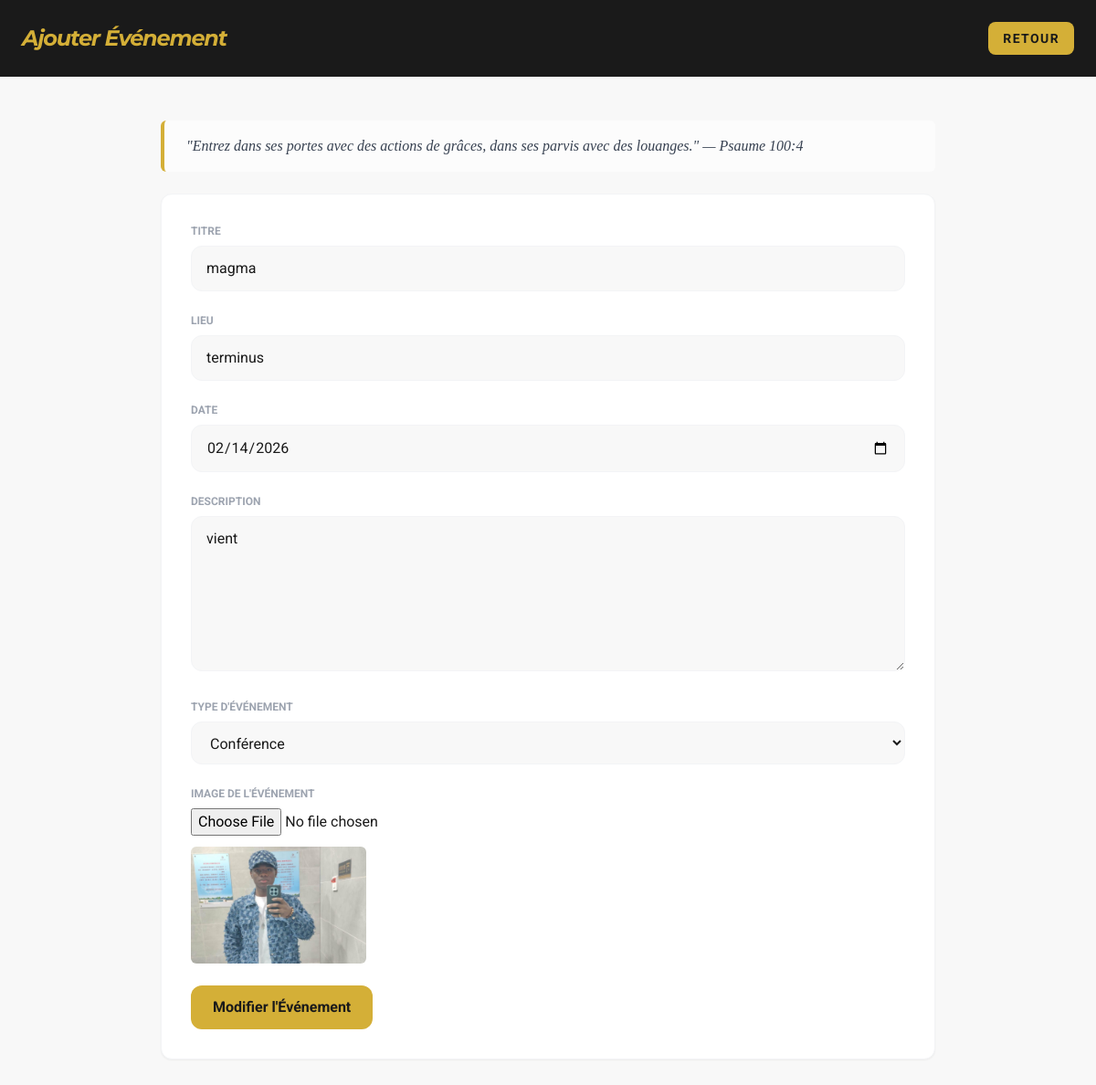
The page /edit-agenda/2/ (signed in) on the database its author committed.
### zogospel/models.py (models this page shows, shortened)
class Agenda(models.Model):
    titre = models.CharField(max_length=200)
    lieu = models.CharField(max_length=200)
    description = models.TextField()
    TYPE_CHOICES = (
        ('concert', 'Concert'),
        ('conference', 'Conférence'),
        ('showcase', 'Showcase'),
        ('other', 'Autre'),
    )
    type_evenement = models.CharField(max_length=20, choices=TYPE_CHOICES, default='other')
    date_evenement = models.DateField()
    image = models.ImageField(upload_to='agenda/', blank=True, null=True)

### zogospel/views.py (the view, shortened to what this page needs)
# urls.py: path('edit-agenda/<int:id>/', views.edit_agenda, name='edit_agenda'),
@login_required
def edit_agenda(request, id):
    agenda_obj = get_object_or_404(Agenda, id=id)
    return render(request, 'admin/add_agenda.html', {'agenda': agenda_obj, 'edit': True})

### templates/admin/add_agenda.html (shortened to what this page needs)
<!DOCTYPE html>
<html lang="fr">
<head>
    <script src="https://cdn.tailwindcss.com"></script>
</head>
<body class="bg-luxury-offwhite font-body text-luxury-black">
    <header class="bg-luxury-black text-luxury-white py-6">
        <div class="max-w-7xl mx-auto px-6 flex items-center justify-between">
            <h1 class="font-headers text-2xl font-bold tracking-tighter text-gold italic">Ajouter Événement</h1>
            <a href="{% url 'admin_dashboard' %}" class="bg-gold text-luxury-black px-4 py-2 rounded-lg font-bold text-sm uppercase tracking-widest">Retour</a>
        </div>
    </header>
    <main class="max-w-4xl mx-auto px-6 py-12">
        <blockquote class="mb-6 border-l-4 border-gold pl-6 italic font-verset text-gray-700 bg-white/60 p-4 rounded-md">
            <p>"Entrez dans ses portes avec des actions de grâces, dans ses parvis avec des louanges." — Psaume 100:4</p>
        </blockquote>
        <form method="post" enctype="multipart/form-data" class="bg-white rounded-xl p-8 shadow-sm border border-gray-100">
            <div class="grid grid-cols-1 gap-6">
                <div>
                    <label class="block text-gray-400 text-xs font-bold uppercase mb-2">Titre</label>
                    <input type="text" name="titre" value="{% if agenda %}{{ agenda.titre }}{% endif %}" required class="w-full bg-luxury-offwhite border border-gray-100 rounded-xl px-4 py-3">
                </div>
                <div>
                    <label class="block text-gray-400 text-xs font-bold uppercase mb-2">Lieu</label>
                    <input type="text" name="lieu" value="{% if agenda %}{{ agenda.lieu }}{% endif %}" required class="w-full bg-luxury-offwhite border border-gray-100 rounded-xl px-4 py-3">
                </div>
                <div>
                    <label class="block text-gray-400 text-xs font-bold uppercase mb-2">Date</label>
                    <input type="date" name="date_evenement" value="{% if agenda %}{{ agenda.date_evenement|date:'Y-m-d' }}{% endif %}" required class="w-full bg-luxury-offwhite border border-gray-100 rounded-xl px-4 py-3">
                </div>
                <div>
                    <label class="block text-gray-400 text-xs font-bold uppercase mb-2">Description</label>
                    <textarea name="description" rows="6" required class="w-full bg-luxury-offwhite border border-gray-100 rounded-xl px-4 py-3">{% if agenda %}{{ agenda.description }}{% endif %}</textarea>
                </div>
                <div>
                    <label class="block text-gray-400 text-xs font-bold uppercase mb-2">Type d'événement</label>
                    <select name="type_evenement" class="w-full bg-luxury-offwhite border border-gray-100 rounded-xl px-4 py-3">
                        <option value="conference" {% if agenda and agenda.type_evenement == 'conference' %}selected{% endif %}>Conférence</option>
                    </select>
                </div>
                <div>
                    <label class="block text-gray-400 text-xs font-bold uppercase mb-2">Image de l'événement</label>
                    <input type="file" name="image" accept="image/*" class="w-full">
                    {% if agenda and agenda.image %}
                    <div class="mt-3"><img src="{{ agenda.image.url }}" class="w-48 h-32 object-cover rounded-md" alt="preview"></div>
                    {% endif %}
                </div>
                <div>
                    <button type="submit" class="bg-gold hover:bg-gold-light text-luxury-black font-bold py-3 px-6 rounded-xl">{% if edit %}Modifier l'Événement{% else %}Ajouter l'Événement{% endif %}</button>
                </div>
            </div>
        </form>
    </main>
</body>
</html>

### rows shown on the page
Agenda: titre "magma", lieu "terminus", date_evenement "02/14/2026", description "vient", type_evenement "Conférence", image (picture)
